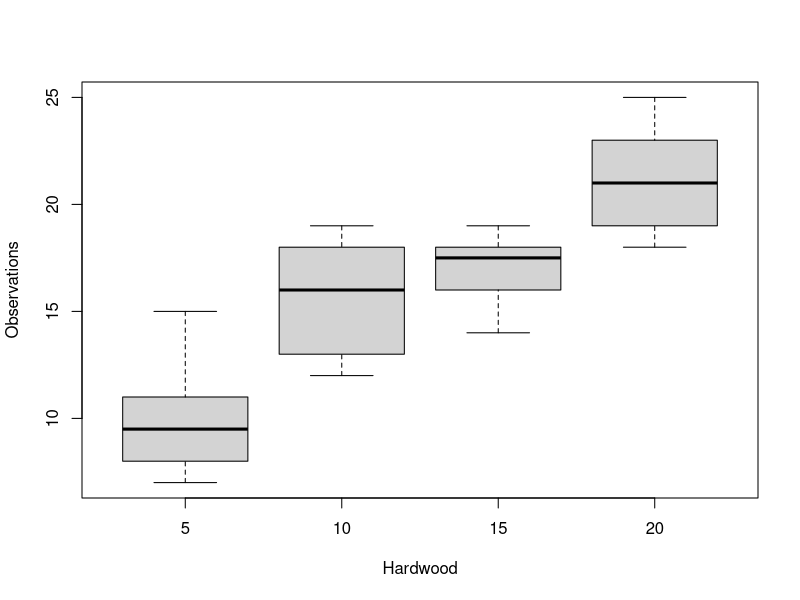

The R script that drew this image:

# Example 4.12 on Page 153 of SQC by Montgomery

tmp = c(5,5,5,5,5,5,10,10,10,10,10,10,15,15,15,15,15,15,20,20,20,20,20,20)
tmp = rep( c(5,10,15,20), c(6,6,6,6)) 
tmp = rep( c(5,10,15,20), each=6)
Hardwood = as.factor(tmp)

Observations = c( 7, 8,15,11, 9,10,  12,17,13,18,19,15,
                 14,18,19,17,16,18,  19,25,22,23,18,20 )

cbind(Hardwood, Observations)

myaov = aov(Observations ~ Hardwood )
myaov

summary(myaov)


#==============================================================

Hardwood = gl(4,6, labels=c(5,10,15,20) )
Observations = c( 7, 8,15,11, 9,10,  12,17,13,18,19,15, 
                 14,18,19,17,16,18,  19,25,22,23,18,20 )

myaov = aov(Observations ~ Hardwood )
myaov

summary(myaov)


#==============================================================
boxplot(Observations ~ Hardwood)






